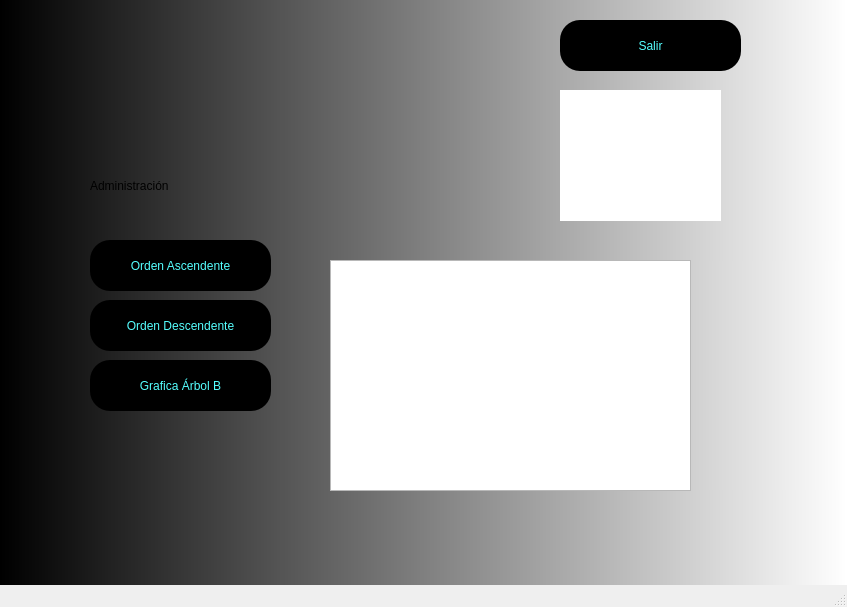
<?xml version="1.0" encoding="UTF-8"?>
<ui version="4.0">
 <class>MainWindow</class>
 <widget class="QMainWindow" name="MainWindow">
  <property name="geometry">
   <rect>
    <x>0</x>
    <y>0</y>
    <width>847</width>
    <height>607</height>
   </rect>
  </property>
  <property name="windowTitle">
   <string>MainWindow</string>
  </property>
  <property name="styleSheet">
   <string notr="true">QWidget#centralwidget{
background-color: qlineargradient(spread:pad, x1:0, y1:0, x2:1, y2:0, stop:0 rgba(0, 0, 0, 255), stop:1 rgba(255, 255, 255, 255));}</string>
  </property>
  <widget class="QWidget" name="centralwidget">
   <widget class="QLabel" name="label_4">
    <property name="geometry">
     <rect>
      <x>560</x>
      <y>90</y>
      <width>161</width>
      <height>131</height>
     </rect>
    </property>
    <property name="styleSheet">
     <string notr="true">background-color: rgb(255, 255, 255);</string>
    </property>
    <property name="text">
     <string/>
    </property>
    <property name="pixmap">
     <pixmap>../Imagenes/1.png</pixmap>
    </property>
    <property name="scaledContents">
     <bool>true</bool>
    </property>
   </widget>
   <widget class="QLabel" name="label">
    <property name="geometry">
     <rect>
      <x>90</x>
      <y>140</y>
      <width>711</width>
      <height>91</height>
     </rect>
    </property>
    <property name="styleSheet">
     <string notr="true">font: 87 38pt &quot;Arial Black&quot;;</string>
    </property>
    <property name="text">
     <string>Administración</string>
    </property>
   </widget>
   <widget class="QPushButton" name="pushButton">
    <property name="geometry">
     <rect>
      <x>90</x>
      <y>240</y>
      <width>181</width>
      <height>51</height>
     </rect>
    </property>
    <property name="styleSheet">
     <string notr="true">background-color: rgb(0, 0, 0);
color: rgb(85, 255, 255);
border-radius:20px;</string>
    </property>
    <property name="text">
     <string>Orden Ascendente</string>
    </property>
   </widget>
   <widget class="QPushButton" name="pushButton_2">
    <property name="geometry">
     <rect>
      <x>90</x>
      <y>300</y>
      <width>181</width>
      <height>51</height>
     </rect>
    </property>
    <property name="styleSheet">
     <string notr="true">background-color: rgb(0, 0, 0);
color: rgb(85, 255, 255);
border-radius:20px;</string>
    </property>
    <property name="text">
     <string>Orden Descendente</string>
    </property>
   </widget>
   <widget class="QPlainTextEdit" name="plainTextEdit">
    <property name="geometry">
     <rect>
      <x>330</x>
      <y>260</y>
      <width>361</width>
      <height>231</height>
     </rect>
    </property>
    <property name="styleSheet">
     <string notr="true"/>
    </property>
   </widget>
   <widget class="QPushButton" name="pushButton_3">
    <property name="geometry">
     <rect>
      <x>90</x>
      <y>360</y>
      <width>181</width>
      <height>51</height>
     </rect>
    </property>
    <property name="styleSheet">
     <string notr="true">background-color: rgb(0, 0, 0);
color: rgb(85, 255, 255);
border-radius:20px;</string>
    </property>
    <property name="text">
     <string>Grafica Árbol B</string>
    </property>
   </widget>
   <widget class="QPushButton" name="pushButton_4">
    <property name="geometry">
     <rect>
      <x>560</x>
      <y>20</y>
      <width>181</width>
      <height>51</height>
     </rect>
    </property>
    <property name="styleSheet">
     <string notr="true">background-color: rgb(0, 0, 0);
color: rgb(85, 255, 255);
border-radius:20px;</string>
    </property>
    <property name="text">
     <string>Salir</string>
    </property>
   </widget>
  </widget>
  <widget class="QMenuBar" name="menubar">
   <property name="geometry">
    <rect>
     <x>0</x>
     <y>0</y>
     <width>847</width>
     <height>22</height>
    </rect>
   </property>
  </widget>
  <widget class="QStatusBar" name="statusbar"/>
 </widget>
 <resources/>
 <connections/>
</ui>
